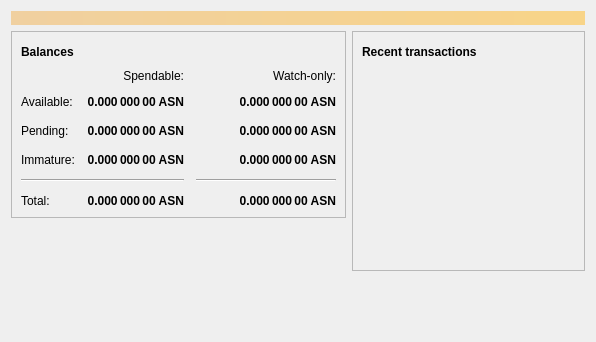
<?xml version="1.0" encoding="UTF-8"?>
<ui version="4.0">
 <class>OverviewPage</class>
 <widget class="QWidget" name="OverviewPage">
  <property name="geometry">
   <rect>
    <x>0</x>
    <y>0</y>
    <width>596</width>
    <height>342</height>
   </rect>
  </property>
  <property name="windowTitle">
   <string>Form</string>
  </property>
  <layout class="QVBoxLayout" name="topLayout">
   <item>
    <widget class="QLabel" name="labelAlerts">
     <property name="visible">
      <bool>false</bool>
     </property>
     <property name="styleSheet">
      <string notr="true">QLabel { background-color: qlineargradient(x1: 0, y1: 0, x2: 1, y2: 0, stop:0 #F0D0A0, stop:1 #F8D488); color:#000000; }</string>
     </property>
     <property name="wordWrap">
      <bool>true</bool>
     </property>
     <property name="margin">
      <number>3</number>
     </property>
     <property name="textInteractionFlags">
      <set>Qt::TextSelectableByMouse</set>
     </property>
    </widget>
   </item>
   <item>
    <layout class="QHBoxLayout" name="horizontalLayout" stretch="1,1">
     <item>
      <layout class="QVBoxLayout" name="verticalLayout_2">
       <item>
        <widget class="QFrame" name="frame">
         <property name="frameShape">
          <enum>QFrame::StyledPanel</enum>
         </property>
         <property name="frameShadow">
          <enum>QFrame::Raised</enum>
         </property>
         <layout class="QVBoxLayout" name="verticalLayout_4">
          <item>
           <layout class="QHBoxLayout" name="horizontalLayout_4">
            <item>
             <widget class="QLabel" name="label_5">
              <property name="font">
               <font>
                <weight>75</weight>
                <bold>true</bold>
               </font>
              </property>
              <property name="text">
               <string>Balances</string>
              </property>
             </widget>
            </item>
            <item>
             <widget class="QPushButton" name="labelWalletStatus">
              <property name="enabled">
               <bool>false</bool>
              </property>
              <property name="maximumSize">
               <size>
                <width>30</width>
                <height>16777215</height>
               </size>
              </property>
              <property name="toolTip">
               <string>The displayed information may be out of date. Your wallet automatically synchronizes with the Ascension network after a connection is established, but this process has not completed yet.</string>
              </property>
              <property name="text">
               <string/>
              </property>
              <property name="icon">
               <iconset resource="../bitcoin.qrc">
                <normaloff>:/icons/warning</normaloff>
                <disabledoff>:/icons/warning</disabledoff>:/icons/warning</iconset>
              </property>
              <property name="iconSize">
               <size>
                <width>24</width>
                <height>24</height>
               </size>
              </property>
              <property name="flat">
               <bool>true</bool>
              </property>
             </widget>
            </item>
            <item>
             <spacer name="horizontalSpacer_3">
              <property name="orientation">
               <enum>Qt::Horizontal</enum>
              </property>
              <property name="sizeHint" stdset="0">
               <size>
                <width>40</width>
                <height>20</height>
               </size>
              </property>
             </spacer>
            </item>
           </layout>
          </item>
          <item>
           <layout class="QGridLayout" name="gridLayout">
            <property name="spacing">
             <number>12</number>
            </property>
            <item row="2" column="2">
             <widget class="QLabel" name="labelWatchPending">
              <property name="font">
               <font>
                <weight>75</weight>
                <bold>true</bold>
               </font>
              </property>
              <property name="cursor">
               <cursorShape>IBeamCursor</cursorShape>
              </property>
              <property name="toolTip">
               <string>Unconfirmed transactions to watch-only addresses</string>
              </property>
              <property name="text">
               <string notr="true">0.000 000 00 ASN</string>
              </property>
              <property name="alignment">
               <set>Qt::AlignRight|Qt::AlignTrailing|Qt::AlignVCenter</set>
              </property>
              <property name="textInteractionFlags">
               <set>Qt::LinksAccessibleByMouse|Qt::TextSelectableByKeyboard|Qt::TextSelectableByMouse</set>
              </property>
             </widget>
            </item>
            <item row="2" column="1">
             <widget class="QLabel" name="labelUnconfirmed">
              <property name="font">
               <font>
                <weight>75</weight>
                <bold>true</bold>
               </font>
              </property>
              <property name="cursor">
               <cursorShape>IBeamCursor</cursorShape>
              </property>
              <property name="toolTip">
               <string>Total of transactions that have yet to be confirmed, and do not yet count toward the spendable balance</string>
              </property>
              <property name="text">
               <string notr="true">0.000 000 00 ASN</string>
              </property>
              <property name="alignment">
               <set>Qt::AlignRight|Qt::AlignTrailing|Qt::AlignVCenter</set>
              </property>
              <property name="textInteractionFlags">
               <set>Qt::LinksAccessibleByMouse|Qt::TextSelectableByKeyboard|Qt::TextSelectableByMouse</set>
              </property>
             </widget>
            </item>
            <item row="3" column="2">
             <widget class="QLabel" name="labelWatchImmature">
              <property name="font">
               <font>
                <weight>75</weight>
                <bold>true</bold>
               </font>
              </property>
              <property name="cursor">
               <cursorShape>IBeamCursor</cursorShape>
              </property>
              <property name="toolTip">
               <string>Mined balance in watch-only addresses that has not yet matured</string>
              </property>
              <property name="text">
               <string notr="true">0.000 000 00 ASN</string>
              </property>
              <property name="alignment">
               <set>Qt::AlignRight|Qt::AlignTrailing|Qt::AlignVCenter</set>
              </property>
              <property name="textInteractionFlags">
               <set>Qt::LinksAccessibleByMouse|Qt::TextSelectableByKeyboard|Qt::TextSelectableByMouse</set>
              </property>
             </widget>
            </item>
            <item row="4" column="0" colspan="2">
             <widget class="Line" name="line">
              <property name="orientation">
               <enum>Qt::Horizontal</enum>
              </property>
             </widget>
            </item>
            <item row="4" column="2">
             <widget class="Line" name="lineWatchBalance">
              <property name="sizePolicy">
               <sizepolicy hsizetype="Preferred" vsizetype="Fixed">
                <horstretch>0</horstretch>
                <verstretch>0</verstretch>
               </sizepolicy>
              </property>
              <property name="minimumSize">
               <size>
                <width>140</width>
                <height>0</height>
               </size>
              </property>
              <property name="orientation">
               <enum>Qt::Horizontal</enum>
              </property>
             </widget>
            </item>
            <item row="5" column="0">
             <widget class="QLabel" name="labelTotalText">
              <property name="text">
               <string>Total:</string>
              </property>
             </widget>
            </item>
            <item row="3" column="1">
             <widget class="QLabel" name="labelImmature">
              <property name="font">
               <font>
                <weight>75</weight>
                <bold>true</bold>
               </font>
              </property>
              <property name="cursor">
               <cursorShape>IBeamCursor</cursorShape>
              </property>
              <property name="toolTip">
               <string>Mined balance that has not yet matured</string>
              </property>
              <property name="text">
               <string notr="true">0.000 000 00 ASN</string>
              </property>
              <property name="alignment">
               <set>Qt::AlignRight|Qt::AlignTrailing|Qt::AlignVCenter</set>
              </property>
              <property name="textInteractionFlags">
               <set>Qt::LinksAccessibleByMouse|Qt::TextSelectableByKeyboard|Qt::TextSelectableByMouse</set>
              </property>
             </widget>
            </item>
            <item row="2" column="3">
             <spacer name="horizontalSpacer_2">
              <property name="orientation">
               <enum>Qt::Horizontal</enum>
              </property>
              <property name="sizeHint" stdset="0">
               <size>
                <width>40</width>
                <height>20</height>
               </size>
              </property>
             </spacer>
            </item>
            <item row="3" column="0">
             <widget class="QLabel" name="labelImmatureText">
              <property name="text">
               <string>Immature:</string>
              </property>
             </widget>
            </item>
            <item row="5" column="1">
             <widget class="QLabel" name="labelTotal">
              <property name="font">
               <font>
                <weight>75</weight>
                <bold>true</bold>
               </font>
              </property>
              <property name="cursor">
               <cursorShape>IBeamCursor</cursorShape>
              </property>
              <property name="toolTip">
               <string>Your current total balance</string>
              </property>
              <property name="text">
               <string notr="true">0.000 000 00 ASN</string>
              </property>
              <property name="alignment">
               <set>Qt::AlignRight|Qt::AlignTrailing|Qt::AlignVCenter</set>
              </property>
              <property name="textInteractionFlags">
               <set>Qt::LinksAccessibleByMouse|Qt::TextSelectableByKeyboard|Qt::TextSelectableByMouse</set>
              </property>
             </widget>
            </item>
            <item row="5" column="2">
             <widget class="QLabel" name="labelWatchTotal">
              <property name="font">
               <font>
                <weight>75</weight>
                <bold>true</bold>
               </font>
              </property>
              <property name="cursor">
               <cursorShape>IBeamCursor</cursorShape>
              </property>
              <property name="toolTip">
               <string>Current total balance in watch-only addresses</string>
              </property>
              <property name="text">
               <string notr="true">0.000 000 00 ASN</string>
              </property>
              <property name="alignment">
               <set>Qt::AlignRight|Qt::AlignTrailing|Qt::AlignVCenter</set>
              </property>
              <property name="textInteractionFlags">
               <set>Qt::LinksAccessibleByMouse|Qt::TextSelectableByKeyboard|Qt::TextSelectableByMouse</set>
              </property>
             </widget>
            </item>
            <item row="0" column="2">
             <widget class="QLabel" name="labelWatchonly">
              <property name="text">
               <string>Watch-only:</string>
              </property>
              <property name="alignment">
               <set>Qt::AlignRight|Qt::AlignTrailing|Qt::AlignVCenter</set>
              </property>
             </widget>
            </item>
            <item row="1" column="0">
             <widget class="QLabel" name="labelBalanceText">
              <property name="text">
               <string>Available:</string>
              </property>
             </widget>
            </item>
            <item row="1" column="1">
             <widget class="QLabel" name="labelBalance">
              <property name="font">
               <font>
                <weight>75</weight>
                <bold>true</bold>
               </font>
              </property>
              <property name="cursor">
               <cursorShape>IBeamCursor</cursorShape>
              </property>
              <property name="toolTip">
               <string>Your current spendable balance</string>
              </property>
              <property name="text">
               <string notr="true">0.000 000 00 ASN</string>
              </property>
              <property name="alignment">
               <set>Qt::AlignRight|Qt::AlignTrailing|Qt::AlignVCenter</set>
              </property>
              <property name="textInteractionFlags">
               <set>Qt::LinksAccessibleByMouse|Qt::TextSelectableByKeyboard|Qt::TextSelectableByMouse</set>
              </property>
             </widget>
            </item>
            <item row="1" column="2">
             <widget class="QLabel" name="labelWatchAvailable">
              <property name="font">
               <font>
                <weight>75</weight>
                <bold>true</bold>
               </font>
              </property>
              <property name="cursor">
               <cursorShape>IBeamCursor</cursorShape>
              </property>
              <property name="toolTip">
               <string>Your current balance in watch-only addresses</string>
              </property>
              <property name="text">
               <string notr="true">0.000 000 00 ASN</string>
              </property>
              <property name="alignment">
               <set>Qt::AlignRight|Qt::AlignTrailing|Qt::AlignVCenter</set>
              </property>
              <property name="textInteractionFlags">
               <set>Qt::LinksAccessibleByMouse|Qt::TextSelectableByKeyboard|Qt::TextSelectableByMouse</set>
              </property>
             </widget>
            </item>
            <item row="2" column="0">
             <widget class="QLabel" name="labelPendingText">
              <property name="text">
               <string>Pending:</string>
              </property>
             </widget>
            </item>
            <item row="0" column="1">
             <widget class="QLabel" name="labelSpendable">
              <property name="text">
               <string>Spendable:</string>
              </property>
              <property name="alignment">
               <set>Qt::AlignRight|Qt::AlignTrailing|Qt::AlignVCenter</set>
              </property>
             </widget>
            </item>
           </layout>
          </item>
         </layout>
        </widget>
       </item>
       <item>
        <spacer name="verticalSpacer">
         <property name="orientation">
          <enum>Qt::Vertical</enum>
         </property>
         <property name="sizeHint" stdset="0">
          <size>
           <width>20</width>
           <height>40</height>
          </size>
         </property>
        </spacer>
       </item>
      </layout>
     </item>
     <item>
      <layout class="QVBoxLayout" name="verticalLayout_3">
       <item>
        <widget class="QFrame" name="frame_2">
         <property name="frameShape">
          <enum>QFrame::StyledPanel</enum>
         </property>
         <property name="frameShadow">
          <enum>QFrame::Raised</enum>
         </property>
         <layout class="QVBoxLayout" name="verticalLayout">
          <item>
           <layout class="QHBoxLayout" name="horizontalLayout_2">
            <item>
             <widget class="QLabel" name="label_4">
              <property name="font">
               <font>
                <weight>75</weight>
                <bold>true</bold>
               </font>
              </property>
              <property name="text">
               <string>Recent transactions</string>
              </property>
             </widget>
            </item>
            <item>
             <widget class="QPushButton" name="labelTransactionsStatus">
              <property name="enabled">
               <bool>false</bool>
              </property>
              <property name="maximumSize">
               <size>
                <width>30</width>
                <height>16777215</height>
               </size>
              </property>
              <property name="toolTip">
               <string>The displayed information may be out of date. Your wallet automatically synchronizes with the Ascension network after a connection is established, but this process has not completed yet.</string>
              </property>
              <property name="text">
               <string/>
              </property>
              <property name="icon">
               <iconset resource="../bitcoin.qrc">
                <normaloff>:/icons/warning</normaloff>
                <disabledoff>:/icons/warning</disabledoff>:/icons/warning</iconset>
              </property>
              <property name="iconSize">
               <size>
                <width>24</width>
                <height>24</height>
               </size>
              </property>
              <property name="flat">
               <bool>true</bool>
              </property>
             </widget>
            </item>
            <item>
             <spacer name="horizontalSpacer">
              <property name="orientation">
               <enum>Qt::Horizontal</enum>
              </property>
              <property name="sizeHint" stdset="0">
               <size>
                <width>40</width>
                <height>20</height>
               </size>
              </property>
             </spacer>
            </item>
           </layout>
          </item>
          <item>
           <widget class="QListView" name="listTransactions">
            <property name="styleSheet">
             <string notr="true">QListView { background: transparent; }</string>
            </property>
            <property name="frameShape">
             <enum>QFrame::NoFrame</enum>
            </property>
            <property name="verticalScrollBarPolicy">
             <enum>Qt::ScrollBarAlwaysOff</enum>
            </property>
            <property name="horizontalScrollBarPolicy">
             <enum>Qt::ScrollBarAlwaysOff</enum>
            </property>
            <property name="selectionMode">
             <enum>QAbstractItemView::NoSelection</enum>
            </property>
           </widget>
          </item>
         </layout>
        </widget>
       </item>
       <item>
        <spacer name="verticalSpacer_2">
         <property name="orientation">
          <enum>Qt::Vertical</enum>
         </property>
         <property name="sizeHint" stdset="0">
          <size>
           <width>20</width>
           <height>40</height>
          </size>
         </property>
        </spacer>
       </item>
      </layout>
     </item>
    </layout>
   </item>
  </layout>
 </widget>
 <resources/>
 <connections/>
</ui>
